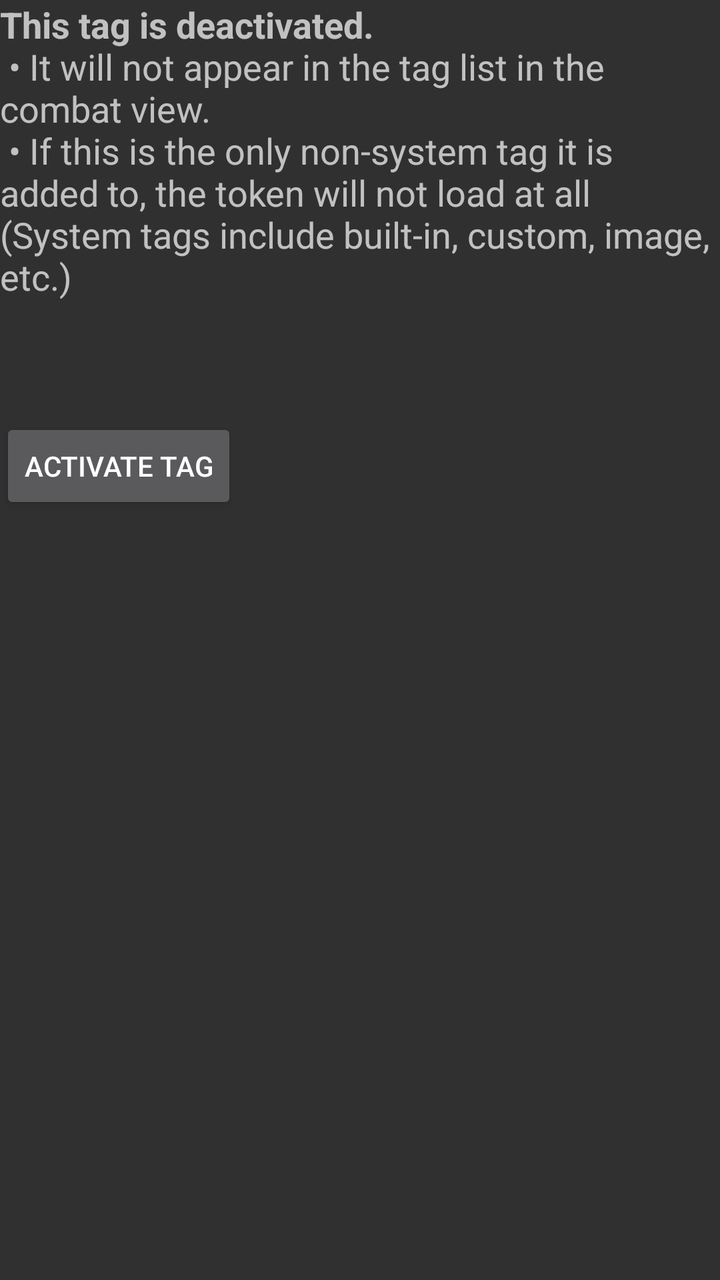
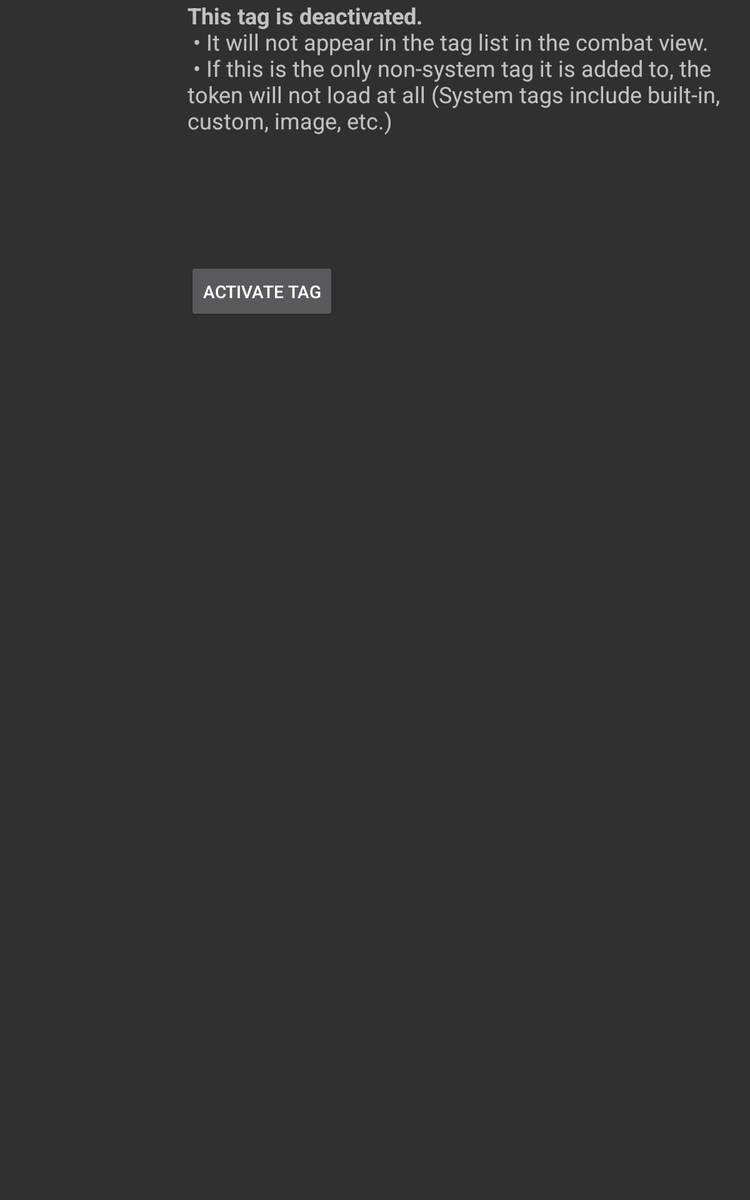

Compare how this app lays out the same screen by default and in its alternative resource folder. The renders come first, then the two layout files and the values they reference.
<!-- AndroidManifest.xml: application theme Theme.AppCompat -->
<!-- res/layout/token_manager_layout.xml -->
<?xml version="1.0" encoding="utf-8"?>
<android.support.v4.widget.DrawerLayout xmlns:android="http://schemas.android.com/apk/res/android"
 android:id="@+id/drawer_layout"
 android:layout_width="match_parent"
 android:layout_height="match_parent" >
<FrameLayout
 android:id="@+id/content_frame"
 android:layout_width="match_parent"
 android:layout_height="match_parent" >
    

    <RelativeLayout
        android:layout_width="wrap_content"
        android:layout_height="match_parent" >
            <GridView
                android:layout_width="match_parent"
                android:layout_height="wrap_content"
                android:id="@+id/token_manager_grid_view"
                android:numColumns = "auto_fit"
                android:columnWidth="80dp"
                android:stretchMode="columnWidth"
                android:gravity="center"
                />
        <TextView
            android:id="@+id/token_manager_disabled_explanation"
            android:layout_width="match_parent"
            android:layout_height="wrap_content"
            android:text="@string/disabled_tag_explanation"
            android:textAppearance="?android:attr/textAppearanceMedium"
            android:layout_centerHorizontal="true"
            android:layout_alignParentLeft="true"/>
        <Button
            android:id="@+id/token_manager_enable_button"
            android:layout_width="wrap_content"
            android:layout_height="wrap_content"
            android:layout_alignParentLeft="true"
            android:layout_alignParentTop="true"
            android:layout_marginTop="209dp"
            android:text="Activate Tag" />

    </RelativeLayout>
    
</FrameLayout>
 
<FrameLayout
 android:id="@+id/left_drawer"
 android:layout_width="240dp"
 android:layout_height="match_parent"
 android:layout_gravity="start"
 android:background="#111"
 android:choiceMode="singleChoice"
 android:divider="@android:color/transparent"
 android:dividerHeight="0dp" />

</android.support.v4.widget.DrawerLayout>
<!-- resources referenced by this layout -->
<resources>
  <string name="disabled_tag_explanation"><b>This tag is deactivated.</b>\n
      • It will not appear in the tag list in the combat view.\n
      • If this is the only non-system tag it is added to, the token will not load at all (System tags include "built-in", "custom", "image", etc.)
      </string>
</resources>
<!-- res/layout-large/token_manager_layout.xml (the repository's variant of the layout above) -->
<!-- drawn on a 7-inch tablet held upright -->
<?xml version="1.0" encoding="utf-8"?>
<LinearLayout xmlns:android="http://schemas.android.com/apk/res/android"
    android:layout_width="match_parent"
    android:layout_height="match_parent" >

    <RelativeLayout
        android:layout_width="150dp"
        android:layout_height="match_parent" >

        <FrameLayout
            android:id="@+id/token_manager_delete_button_frame"
            android:layout_width="match_parent"
            android:layout_height="80dp"
            android:layout_alignParentBottom="true"
            android:layout_centerHorizontal="true" >
        </FrameLayout>

        <FrameLayout
            android:id="@+id/token_manager_taglist_frame"
            android:layout_width="match_parent"
            android:layout_height="match_parent"
            android:layout_above="@+id/token_manager_delete_button_frame" >
        </FrameLayout>
    </RelativeLayout>

    <RelativeLayout
        android:layout_width="wrap_content"
        android:layout_height="match_parent" >

        <ScrollView
            android:id="@+id/token_manager_scroll_view"
            android:layout_width="match_parent"
            android:layout_height="match_parent">
            <GridView
                android:layout_width="match_parent"
                android:layout_height="wrap_content"
                android:id="@+id/token_manager_grid_view"
                android:numColumns = "auto_fit"
                android:columnWidth="120dp"
                android:stretchMode="columnWidth"
                />
        </ScrollView>

        <TextView
            android:id="@+id/token_manager_disabled_explanation"
            android:layout_width="match_parent"
            android:layout_height="wrap_content"
            android:text="@string/disabled_tag_explanation"
            android:textAppearance="?android:attr/textAppearanceMedium"
            android:layout_centerHorizontal="true"
            android:layout_alignParentLeft="true"/>
        <Button
            android:id="@+id/token_manager_enable_button"
            android:layout_width="wrap_content"
            android:layout_height="wrap_content"
            android:layout_alignParentLeft="true"
            android:layout_alignParentTop="true"
            android:layout_marginTop="209dp"
            android:text="Activate Tag" />

    </RelativeLayout>

</LinearLayout>
